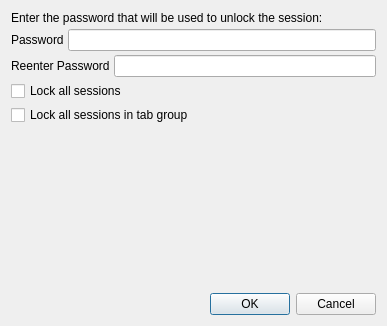
<?xml version="1.0" encoding="UTF-8"?>
<ui version="4.0">
 <class>LockSessionWindow</class>
 <widget class="QDialog" name="LockSessionWindow">
  <property name="geometry">
   <rect>
    <x>0</x>
    <y>0</y>
    <width>387</width>
    <height>326</height>
   </rect>
  </property>
  <property name="windowTitle">
   <string>Lock Session</string>
  </property>
  <layout class="QVBoxLayout" name="verticalLayout">
   <property name="spacing">
    <number>4</number>
   </property>
   <item>
    <widget class="QLabel" name="headerLabel">
     <property name="text">
      <string>Enter the password that will be used to unlock the session:</string>
     </property>
     <property name="wordWrap">
      <bool>true</bool>
     </property>
    </widget>
   </item>
   <item>
    <layout class="QHBoxLayout" name="horizontalLayout">
     <property name="spacing">
      <number>4</number>
     </property>
     <item>
      <widget class="QLabel" name="passwordLabel">
       <property name="text">
        <string>Password</string>
       </property>
      </widget>
     </item>
     <item>
      <widget class="QLineEdit" name="passwordLineEdit">
       <property name="echoMode">
        <enum>QLineEdit::Password</enum>
       </property>
      </widget>
     </item>
    </layout>
   </item>
   <item>
    <layout class="QHBoxLayout" name="horizontalLayout_2">
     <property name="spacing">
      <number>4</number>
     </property>
     <item>
      <widget class="QLabel" name="reenterPasswordLabel">
       <property name="text">
        <string>Reenter Password</string>
       </property>
      </widget>
     </item>
     <item>
      <widget class="QLineEdit" name="reenterPasswordLineEdit">
       <property name="echoMode">
        <enum>QLineEdit::Password</enum>
       </property>
      </widget>
     </item>
    </layout>
   </item>
   <item>
    <layout class="QVBoxLayout" name="verticalLayout_2">
     <property name="spacing">
      <number>4</number>
     </property>
     <item>
      <widget class="QCheckBox" name="lockAllSessionCheckBox">
       <property name="text">
        <string>Lock all sessions</string>
       </property>
      </widget>
     </item>
     <item>
      <widget class="QCheckBox" name="lockAllSessionGroupCheckBox">
       <property name="text">
        <string>Lock all sessions in tab group</string>
       </property>
      </widget>
     </item>
    </layout>
   </item>
   <item>
    <spacer name="verticalSpacer">
     <property name="orientation">
      <enum>Qt::Vertical</enum>
     </property>
     <property name="sizeHint" stdset="0">
      <size>
       <width>20</width>
       <height>40</height>
      </size>
     </property>
    </spacer>
   </item>
   <item>
    <widget class="QDialogButtonBox" name="buttonBox">
     <property name="orientation">
      <enum>Qt::Horizontal</enum>
     </property>
     <property name="standardButtons">
      <set>QDialogButtonBox::Cancel|QDialogButtonBox::Ok</set>
     </property>
    </widget>
   </item>
  </layout>
 </widget>
 <resources/>
 <connections>
  <connection>
   <sender>buttonBox</sender>
   <signal>accepted()</signal>
   <receiver>LockSessionWindow</receiver>
   <slot>accept()</slot>
   <hints>
    <hint type="sourcelabel">
     <x>248</x>
     <y>254</y>
    </hint>
    <hint type="destinationlabel">
     <x>157</x>
     <y>274</y>
    </hint>
   </hints>
  </connection>
  <connection>
   <sender>buttonBox</sender>
   <signal>rejected()</signal>
   <receiver>LockSessionWindow</receiver>
   <slot>reject()</slot>
   <hints>
    <hint type="sourcelabel">
     <x>316</x>
     <y>260</y>
    </hint>
    <hint type="destinationlabel">
     <x>286</x>
     <y>274</y>
    </hint>
   </hints>
  </connection>
 </connections>
</ui>
